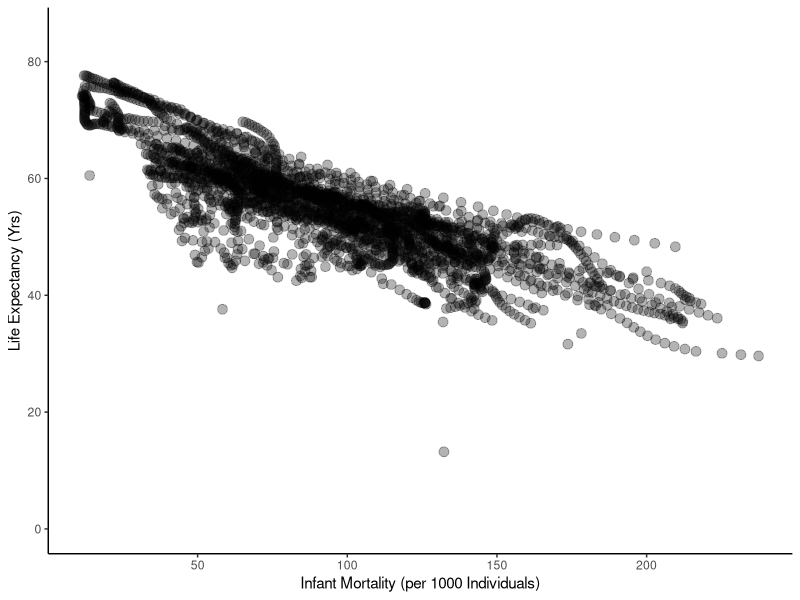
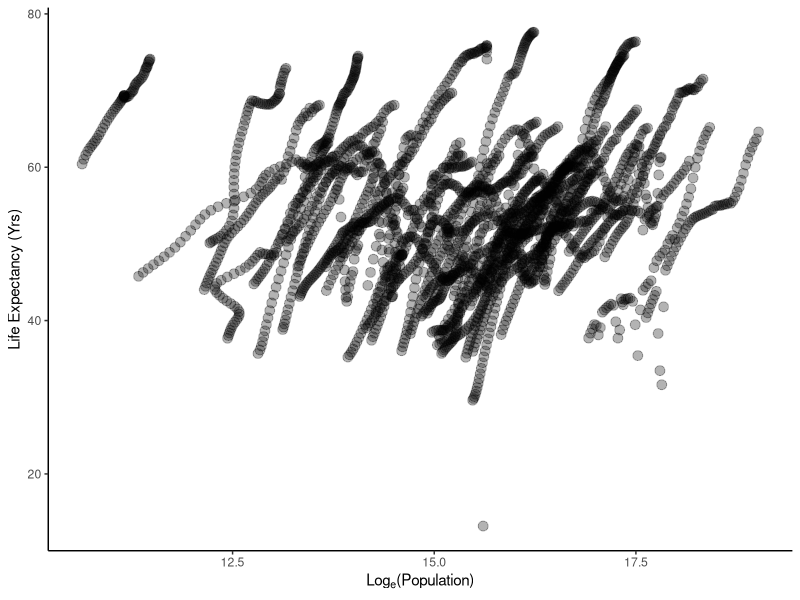
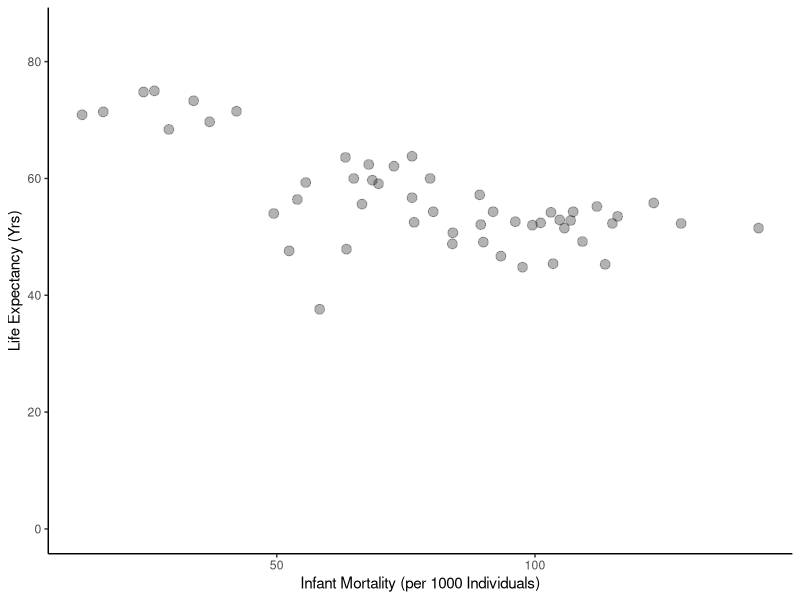
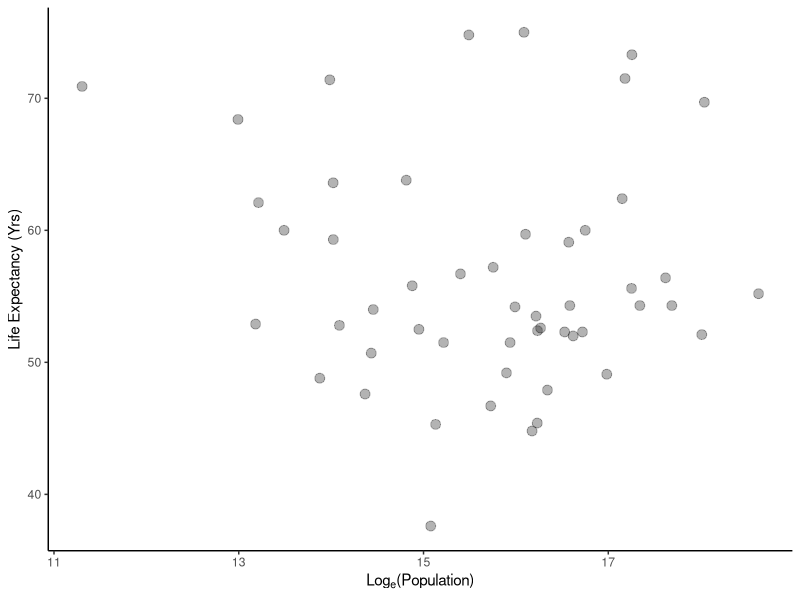

Recreate these plots in R, in order.
## ---- chunk 1
## load required packages
library(tidyverse)
library(dslabs)
library(ggplot2)
## ---- chunk 2
#examine gapminder data frame
help("gapminder")

#examine data structure
str(gapminder)

#look at summary of data
summary(gapminder)

#examine object type
class(gapminder)
## ---- chunk 3

#select only African countries
africadata <-
  filter(gapminder, continent=="Africa")
#select only infant mortality and life expectancy from africadata
obj1<-subset(africadata, select = c(infant_mortality, life_expectancy))
str(obj1)
summary(obj1)
#select only population and life expectancy from africadata
obj2<-subset(africadata, select = c(population, life_expectancy))
str(obj2)
summary(obj2)
## ---- chunk 4
#plot life exp as a func of inf mortality
ggplot(data = obj1, aes(infant_mortality, life_expectancy))+
  geom_point(cex=3, alpha=0.3)+
  ylab("Life Expectancy (Yrs)")+
  xlab("Infant Mortality (per 1000 Individuals)")+
  ylim(0,85)+
  theme_classic()

#plot life exp as a func of population size
ggplot(data = obj2, aes(log(population), life_expectancy))+
  geom_point(cex=3, alpha=0.3)+
  ylab("Life Expectancy (Yrs)")+
  xlab(expression("Log"[e]*"(Population)"))+
  theme_classic()
## ---- chunk 5
#find missing values for infant mortality, then the years in which the data is missing
missing<-is.na(africadata$infant_mortality)
missing_years<-africadata$year[missing]
missing_years
## ---- chunk 6
missing_years_unique<-unique(missing_years)
## ---- chunk 7
print(missing_years_unique)
## ---- chunk 8
#created new object with only data from year 2000
africadata2000<-
  filter(africadata, year=="2000")

#plot life exp as a func of inf mortality for year 2000
ggplot(data = africadata2000, aes(infant_mortality, life_expectancy))+
  geom_point(cex=3, alpha=0.3)+
  ylab("Life Expectancy (Yrs)")+
  xlab("Infant Mortality (per 1000 Individuals)")+
  ylim(0,85)+
  theme_classic()

#plot life exp as a func of population size for year 2000
ggplot(data = africadata2000, aes(log(population), life_expectancy))+
  geom_point(cex=3, alpha=0.3)+
  ylab("Life Expectancy (Yrs)")+
  xlab(expression("Log"[e]*"(Population)"))+
  theme_classic()
## ---- chunk 9
#fit linear regression to both plotted functions
fit1<-lm(life_expectancy~infant_mortality, data = africadata2000)
summary(fit1)

fit2<-lm(life_expectancy~population, data = africadata2000)
summary(fit2)
